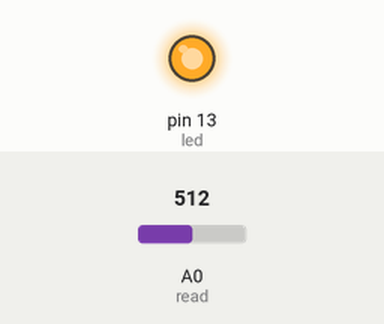
This sketch was run on a simulated Arduino Uno, built with avr-gcc and run on an emulated ATmega328P. On the bench: output pins drawn as LEDs (lit = HIGH). The inputs (shaded band) are chosen by the test bench; at power-on: A0 (read) = 512.

Above: at 1.2 s.
1.3 s: A0 (read) set to 309
2.8 s: A0 (read) set to 283
At 3.6 s:
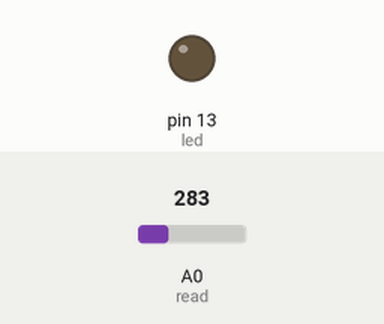
4.3 s: A0 (read) set to 306
At 6.2 s:
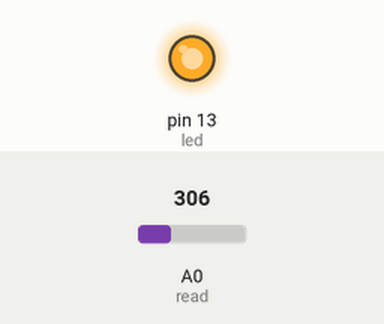
6.5 s: A0 (read) set to 290
At 7.7 s:
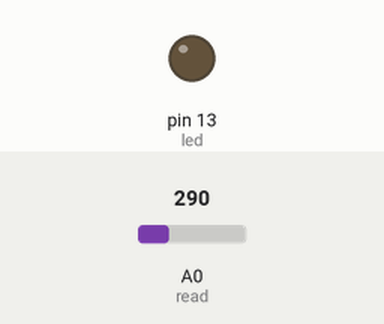
Timing chart, 0 to 9.0 s (numbered marks = the images above; inputs shaded):
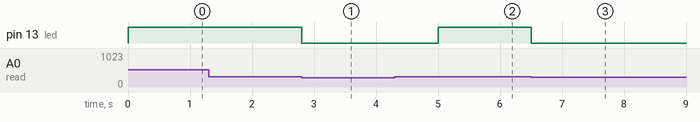

The sketch:

sketch_dec7a.ino
```cpp
const int led = 13;
const int read = A0;
int value;

void setup() {
  // put your setup code here, to run once:
  Serial.begin(9600);
  pinMode(led, OUTPUT);
}

void loop() {
  // put your main code here, to run repeatedly:
  value = analogRead(read);
  if (value <= 300) {
    digitalWrite(led, LOW);
    delay(1000);
  } else {
    digitalWrite(led, HIGH);
  }
  delay(100);
}
```

Measured:
- the behaviour switches between 301 and 300 on A0 (read) (found by bisection; images 0 and 1)
- after the input at 1.3 s, every drawn part: stays the same
- after the input at 2.8 s, pin 13 (led): HIGH → LOW at once
- after the input at 4.3 s, pin 13 (led): LOW → HIGH after 0.70 s
- after the input at 6.5 s, pin 13 (led): HIGH → LOW at once
